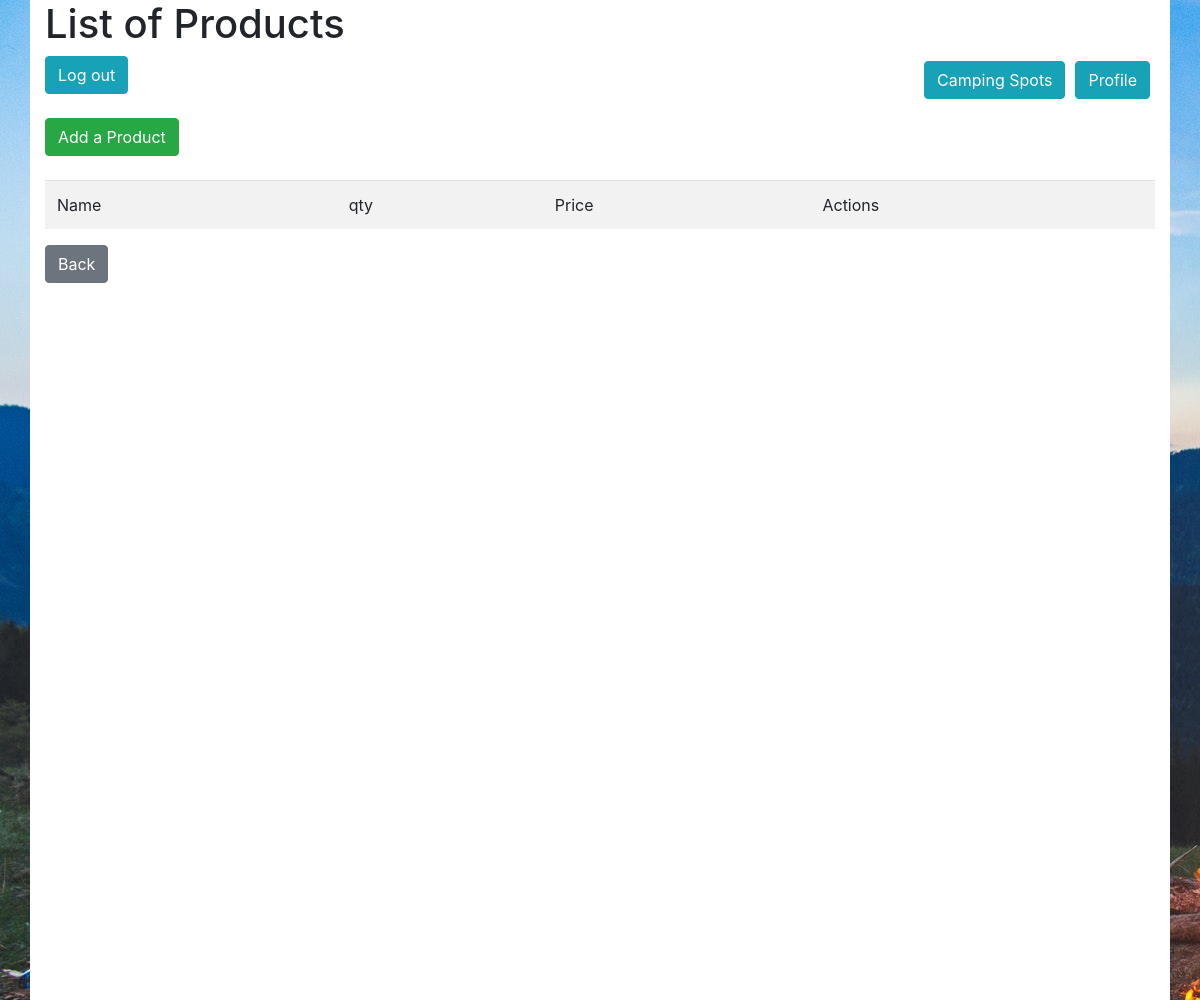
The page /product/index on the database as committed earlier.
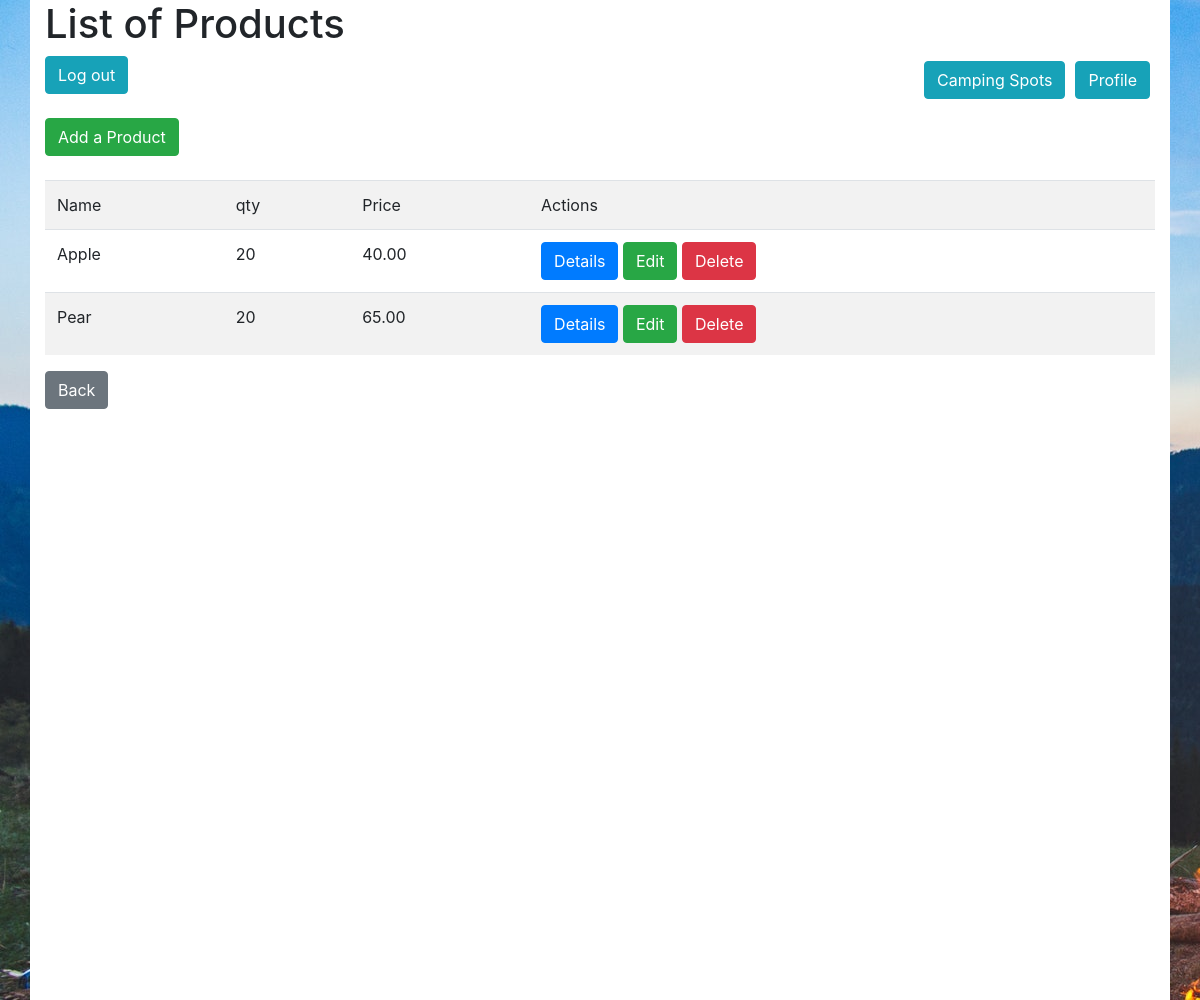
The same page on the database as committed later.
### tables this page shows
CREATE TABLE `product` (
  `product_id` int(11) NOT NULL,
  `inventory_id` int(11) NOT NULL,
  `name` varchar(50) NOT NULL,
  `price` decimal(7,2) NOT NULL,
  `description` text NOT NULL,
  `availability` enum('available','not available') NOT NULL
);

CREATE TABLE `inventory` (
  `inventory_id` int(11) NOT NULL,
  `qty` int(11) NOT NULL,
  `shelf_location` varchar(50) NOT NULL
);

### app/controllers/ProductController.php (called while the page is built, shortened)
<?php
	class ProductController extends Controller{
		public function index(){
			$products = $this->model('Product')->get();
			$this->view('product/index', ['products'=>$products]);
		}
	}
?>

### app/core/App.php (called while the page is built, shortened)
<?php
class App{
	var $method = 'index';
	public function __construct(){
		$url = $this->parseURL();
		if(isset($url[0]) && file_exists('app/controllers/'. $url[0]. 'Controller.php')) {
			unset($url[0]);
		}
		$this->controller = new $this->controller();
		if(isset($url[1]) && method_exists($this->controller, $url[1])){
			$this->method = $url[1];
			unset($url[1]);
		}
		$this->params = $url ? array_values($url) : [];
		call_user_func_array([$this->controller, $this->method], $this->params);
	}
	private function parseURL(){
		if(isset($_GET['url'])) {
			return explode('/', filter_var(rtrim($_GET['url'],'/'), FILTER_SANITIZE_URL));
		}
	}
}
?>

### index.php (called while the page is built, shortened)
<?php
	new App();
?>

### app/models/Product.php (called while the page is built, shortened)
<?php
	class Product extends Model{
		public function get(){
			$SQL = 'SELECT * FROM Product INNER JOIN inventory ON Product.inventory_id = inventory.inventory_id';
			$stmt = self::$_connection->prepare($SQL);
			$stmt->execute();
			$stmt->setFetchMode(PDO::FETCH_CLASS, 'Product');
			return $stmt->fetchAll();
		}
	}
?>

### app/core/Model.php (called while the page is built, shortened)
<?php
	class Model{
		public function __construct(){
			$host = 'localhost';
			$dbname = 'camping';
			$user = 'camping_user';
			$password = 'tjAOLl7NQlvOtES9';
		}
	}
?>

### app/views/product/index.php (the view, shortened to what this page needs)
<!DOCTYPE html>
<!doctype html>
<html lang="en">
  <head>
    <link rel="stylesheet" href="https://stackpath.bootstrapcdn.com/bootstrap/4.4.1/css/bootstrap.min.css">
  </head>
  <body>
    <div style="background-image: url('../images/camp6.jpg');height: 1000px;">
  	<div class='container' style="height: 1000px; background-color: white;">
    <h1>List of Products</h1>
      <a href="/Camping/login/logout" class="btn btn-info">Log out</a>
      <a href="/Camping/profile/index" class="btn btn-info" style="float: right; margin: 5px;">Profile</a>
      <a href="/Camping/camping_spot/index" class="btn btn-info" style="float: right; margin: 5px;">Camping Spots</a>
    	<a href="/Camping/product/create" class="btn btn-success">Add a Product</a>
			<table class="table table-striped">
				<tr><td>Name</td><td>qty</td><td>Price</td><td>Actions</td></tr>
        <?php
          foreach($data['products'] as $item){
            echo "<tr><td>$item->name</td><td>$item->qty</td><td>$item->price</td><td>
            <a href = '/Camping/product/detail/$item->product_id' class='btn btn-primary'>Details</a>
            <a href = '/Camping/product/edit/$item->product_id' class='btn btn-success'>Edit</a>
            <a href = '/Camping/product/delete/$item->product_id' class='btn btn-danger'>Delete</a>
            </td></tr>";
          }
        ?>
	</table>
    <a href="/Camping/profile/index" class="btn btn-secondary">Back</a>
    </div>
  </body>
</html>

Rows that differ between the two databases and show on the page:
added product: name "Apple", inventory.qty "20", price "40.00"
added product: name "Pear", inventory.qty "20", price "65.00"
